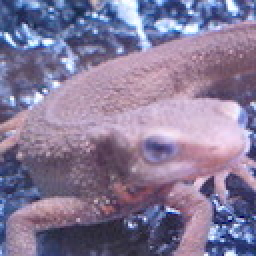
#> input picture Question_01_10/answers/imori.jpg, 128 x 128 px, found by its file name (shown 2 times larger)
$ python myans_32.py   (older library calls are emulated)
#> lines starting #> are read from the running program, lines starting #| are printed output that depends on the picture
import cv2
import numpy as np

# parameters
channel = 3

def memo():
    '''
    u = np.arange(Hor // 2)
    u = np.hstack((x[::-1], x))
    v = x.repeat(Hor).reshape(Ver, -1)
    u = np.tile(x, (Ver, 1))
    '''

def BGRTOGRAY(_img):
    img = np.zeros((_img.shape[0], _img.shape[1]))
    img = _img[:,:,2] * 0.2126 + _img[:,:,1] * 0.7152 + _img[:,:,0] * 0.0722

    return img.astype(np.uint8)

def DFT(_img):
    Ver, Hor, _ = _img.shape

    x = np.tile(np.arange(Hor), (Ver, 1))
    y = np.arange(Ver).repeat(Hor).reshape(Ver, -1)

    result = np.zeros((Ver, Hor), dtype=np.complex)
    img = BGRTOGRAY(_img)

    for u in range(Hor):
        for v in range(Ver):
            result[v, u] = np.sum(img * np.exp( -2j * np.pi * ((v * y / Ver) + (u * x / Hor)) ) )
    result /= np.sqrt(Hor * Ver)


    '''
    result = np.zeros((Ver, Hor, channel), dtype=np.complex)
    img = _img.copy()

    for c in range(channel):
        for u in range(Hor):
            for v in range(Ver):
                result[v, u, c] = np.sum(img[..., c] * np.exp( -2j * np.pi * ((v * y / Ver) + (u * x / Hor)) ) )
    result /= np.sqrt(Hor * Ver)
    '''

    return result

def IDFT(img):
    Ver, Hor = img.shape
    u = np.tile(np.arange(Hor), (Ver, 1))
    v = np.arange(Ver).repeat(Hor).reshape(Ver, -1)

    '''
    result = np.zeros((Ver, Hor, channel), dtype=np.float)
    for c in range(channel):
        for x in range(Hor):
            for y in range(Ver):
                result[y, x, c] = np.abs(np.sum(img[..., c] * np.exp( 2j * np.pi * ((v * y / Ver) + (u * x / Hor)) ) ))
    result /= np.sqrt(Hor * Ver)
    '''

    result = np.zeros((Ver, Hor), dtype=np.float)
    for x in range(Hor):
        for y in range(Ver):
            result[y, x] = np.abs(np.sum(img * np.exp( 2j * np.pi * ((v * y / Ver) + (u * x / Hor)) ) ))
    result /= np.sqrt(Hor * Ver)

    return np.clip(result, 0, 255).astype(np.uint8)

img = cv2.imread("../imori.jpg")
#> img is the input picture: shape (128, 128, 3); mean B, G, R 152.8, 121.8, 134.1

result_dft = DFT(img)
#> in BGRTOGRAY, `img = _img[:,:,2] * 0.2126 + _img[:,:,1] * 0.7152 + _img[:,:,0] * 0.0722`:
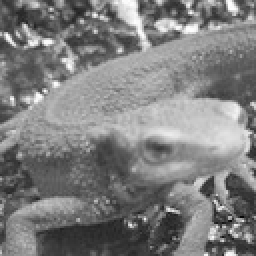
#> img: shape (128, 128) float64 (shown 2 times larger); min 6.71, max 254.4, mean 126.7
result = IDFT(result_dft)

result_ps1 = np.clip(np.abs(result_dft), 0, 255)
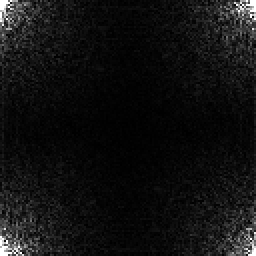
#> result_ps1: shape (128, 128) float64 (shown 2 times larger); min 0.0173, max 255, mean 17.9
result_ps2 = (np.abs(result_dft) / np.abs(result_dft).max() * 255).astype(np.uint8)
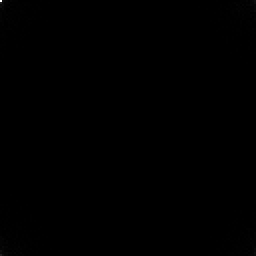
#> result_ps2: shape (128, 128) (shown 2 times larger); min 0, max 255, mean 0.1

cv2.imshow("result_ps1", result_ps1)
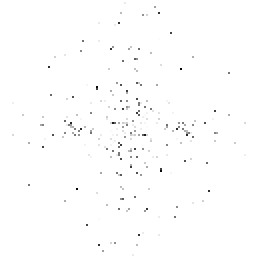
#> window 'result_ps1': shape (128, 128) (shown 2 times larger); min 4, max 255, mean 253.5
cv2.imshow("result_ps2", result_ps2)
cv2.imshow("inv result", result)

cv2.imwrite("myans_32_ps.jpg", result_ps2)
cv2.imwrite("myans_32.jpg", result)

cv2.waitKey(0)
cv2.destroyAllWindows()
